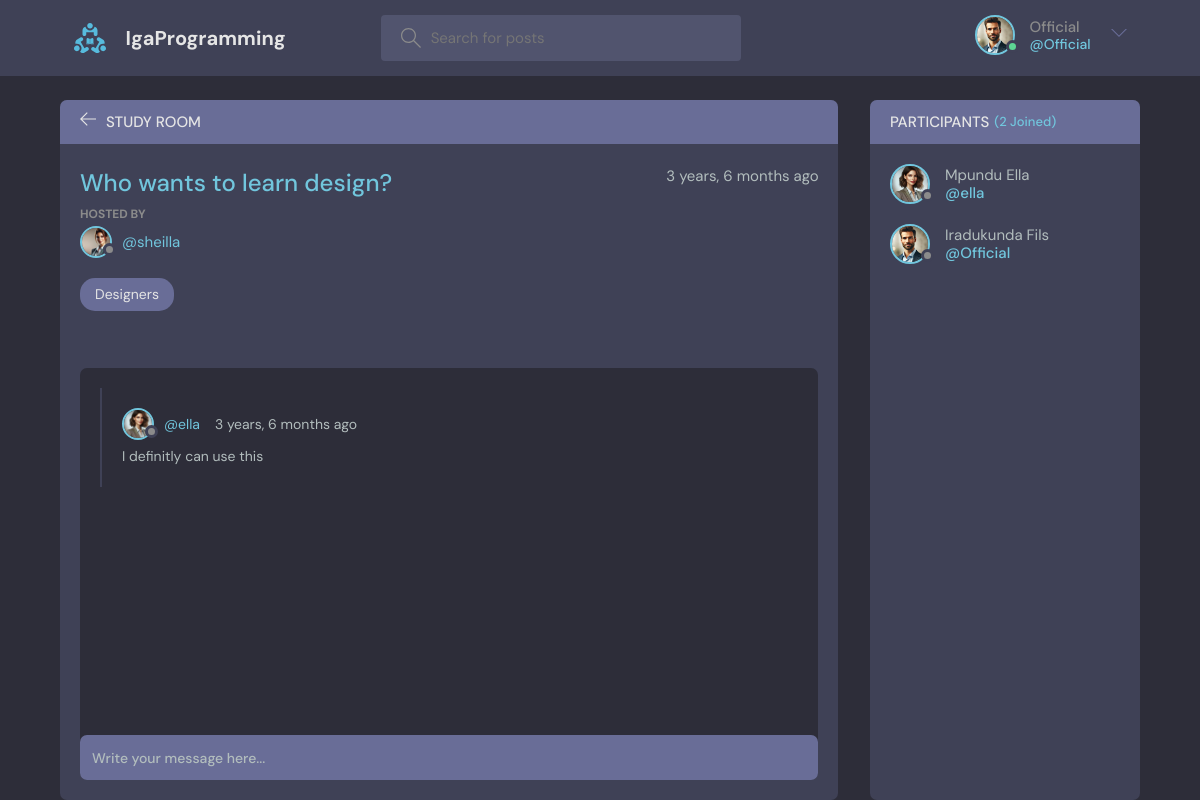
Screenshot of /room/16/ (signed in) with the database file from the repository.
### base/models.py (models this page shows, shortened)
class User(AbstractUser):
    name = models.CharField(max_length=200, null=True)
    email = models.EmailField(unique=True, null=True)
    bio = models.TextField(null=True)
    avatar = models.ImageField(null=True, default="avatar.svg")
    USERNAME_FIELD = 'email'
    REQUIRED_FIELDS = ['username']

class Room(models.Model):
    host = models.ForeignKey(User, on_delete=models.SET_NULL, null=True)
    topic = models.ForeignKey(Topic, on_delete=models.SET_NULL, null=True)
    name = models.CharField(max_length=200)
    description = models.TextField(null=True, blank=True)
    participants = models.ManyToManyField(
        User, related_name='participants', blank=True)
    updated = models.DateTimeField(auto_now=True)
    created = models.DateTimeField(auto_now_add=True)
    class Meta:
        ordering = ['-updated', '-created']

class Topic(models.Model):
    name = models.CharField(max_length=200)
    def __str__(self):
        return self.name

class Message(models.Model):
    user = models.ForeignKey(User, on_delete=models.CASCADE)
    room = models.ForeignKey(Room, on_delete=models.CASCADE)
    body = models.TextField()
    updated = models.DateTimeField(auto_now=True)
    created = models.DateTimeField(auto_now_add=True)
    class Meta:
        ordering = ['-updated', '-created']

### base/views.py (the view, shortened to what this page needs)
# urls.py: path('room/<str:pk>/', views.room, name="room"),
@login_required(login_url='login')
def room(request, pk):
    room = Room.objects.get(id=pk)
    room_messages = room.message_set.all()
    participants = room.participants.all()
    context = {'room': room, 'room_messages': room_messages,
               'participants': participants}
    return render(request, 'base/room.html', context)

### base/templates/base/room.html (shortened to what this page needs)
{% extends 'main.html' %}
{% block content %}
<main class="profile-page layout layout--2">
  <div class="container">
    <div class="room">
      <div class="room__top">
        <div class="room__topLeft">
          <a href="{% url 'home' %}">
            <svg version="1.1" xmlns="http://www.w3.org/2000/svg" width="32" height="32" viewBox="0 0 32 32">
              <title>arrow-left</title>
              <path
                d="M13.723 2.286l-13.723 13.714 13.719 13.714 1.616-1.611-10.96-10.96h27.625v-2.286h-27.625l10.965-10.965-1.616-1.607z">
              </path>
            </svg>
          </a>
          <h3>Study Room</h3>
        </div>
      </div>
      <div class="room__box scroll">
        <div class="room__header scroll">
          <div class="room__info">
            <h3>{{room.name}}</h3>
            <span>{{room.created|timesince}} ago</span>
          </div>
          <div class="room__hosted">
            <p>Hosted By</p>
            <a href="{% url 'user-profile' room.host.id %}" class="room__author">
              <div class="avatar avatar--small">
                <img src="{{room.host.avatar.url}}" />
              </div>
              <span>@{{room.host.username}}</span>
            </a>
          </div>
          <span class="room__topics">{{room.topic}}</span>
        </div>
        <div class="room__conversation">
          <div class="threads scroll">
            {% for message in room_messages %}
            <div class="thread">
              <div class="thread__top">
                <div class="thread__author">
                  <a href="{% url 'user-profile' message.user.id %}" class="thread__authorInfo">
                    <div class="avatar avatar--small">
                      <img src="{{message.user.avatar.url}}" />
                    </div>
                    <span>@{{message.user.username}}</span>
                  </a>
                  <span class="thread__date">{{message.created|timesince}} ago</span>
                </div>
              </div>
              <div class="thread__details">
                {{message.body}}
              </div>
            </div>
            {% endfor %}
          </div>
        </div>
      </div>
      <div class="room__message">
        <form action="" method="POST">
          <input name="body" placeholder="Write your message here..." />
        </form>
      </div>
    </div>
    <div class="participants">
      <h3 class="participants__top">Participants <span>({{participants.count}} Joined)</span></h3>
      <div class="participants__list scroll">
        {% for user in participants %}
        <a href="{%  url 'user-profile' user.id %}" class="participant">
          <div class="avatar avatar--medium">
            <img src="{{user.avatar.url}}" />
          </div>
          <p>
            {{user.name}}
            <span>@{{user.username}}</span>
          </p>
        </a>
        {% endfor %}
      </div>
    </div>
  </div>
</main>
{% endblock content %}

### templates/navbar.html (shortened to what this page needs)
{% load static %}
<header class="header header--loggedIn">
    <div class="container">
        <a href="{% url 'home' %}" class="header__logo">
            <img src="{% static 'images/logo.svg' %}" />
            <h1>IgaProgramming</h1>
        </a>
        <form class="header__search" method="GET" action="{% url 'home' %}">
            <label>
                <input name="q" placeholder="Search for posts" />
            </label>
        </form>
        <nav class="header__menu">
            {% if request.user.is_authenticated %}
            <div class="header__user">
                <a href="{% url 'user-profile' user.id %}">
                    <div class="avatar avatar--medium active">
                        <img src="{{request.user.avatar.url}}" />
                    </div>
                    <p>{{request.user.username}} <span>@{{request.user.username}}</span></p>
                </a>
                <button class="dropdown-button">
                    <svg version="1.1" xmlns="http://www.w3.org/2000/svg" width="32" height="32" viewBox="0 0 32 32">
                        <title>chevron-down</title>
                        <path d="M16 21l-13-13h-3l16 16 16-16h-3l-13 13z"></path>
                    </svg>
                </button>
            </div>
            {% else %}
            <a href="{% url 'login' %}">
                <img src="{% static 'images/avatar.svg' %}" />
                <p>Login</p>
            </a>
            {% endif %}
        </nav>
    </div>
</header>

### rows the page displays
User: user.avatar (picture), user.username "Official", avatar (picture), name "Iradukunda Fils", username "Official"
Room: name "Who wants to learn design?", created "3 years, 6 months", host.avatar (picture), host.username "sheilla", topic "Designers"
Message: user.avatar (picture), user.username "ella", created "3 years, 6 months", body "I definitly can use this"
User: avatar (picture), name "Mpundu Ella", username "ella"

### other values shown
{{ participants.count }} "2"
